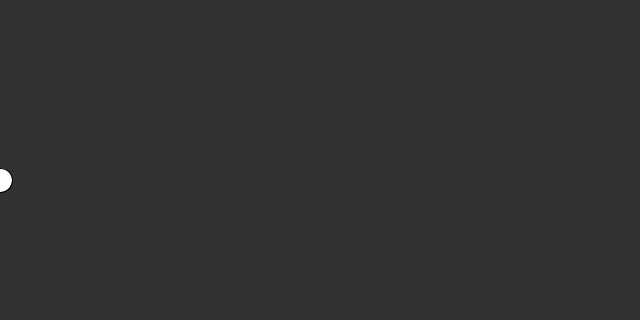
Frame 1 (no input)
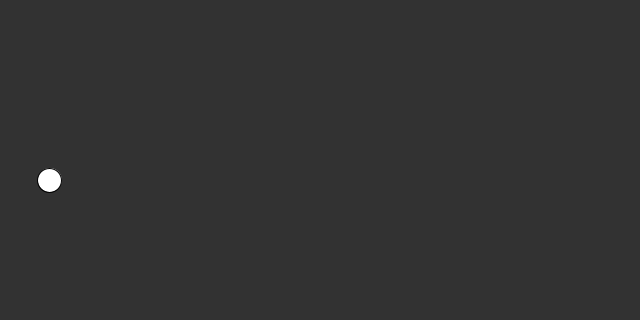
Frame 60 (the mouse pressed at the canvas centre just before this capture)
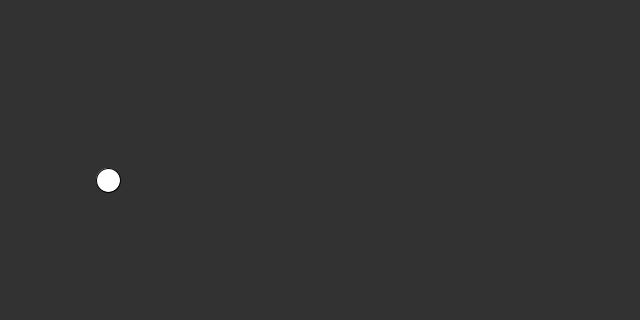
Frame 120 (the mouse held since frame 60 and released just before this capture)

The Processing sketch that drew these frames (run headless with seeded random() and noise(); from frame 60 on, the mouse is pressed at the canvas centre):

// Processing sketch: Processing_Tutorial_4_4_to_5_1
// ── Processing_Tutorial_4_4_to_5_1.pde
//4.4: Using println() - Processing Tutorial
float circleX = 0;
float circleRevX = 0;

void setup() {
  size(640, 320);
}

void draw() {
  background(50);
  fill(255);
  ellipse(circleX, 180, 24, 24);

//  circleX = circleX + random(-2, 0);
  circleX = circleX + random(0, 2);
  println("CircleX: " + circleX);
  
  if(circleX > 640){
    ellipse(circleRevX, 180, 24, 24);
    circleRevX = circleRevX + random(0, 2);
  }
}

//5.1: Boolean Expressions - Processing Tutorial

//float circleX = 0;

//void setup() {
//  size(640, 320);
//}

//void draw() {
//  background(50);
//  fill(255);
//  ellipse(circleX, 180, 24, 24);

//  circleX = circleX + 1;

//}

//void setup(){
//  size(640, 360);
//}

//void draw(){
//  background(50);
  
//  if (mouseX > 200){
//    background(255, 100, 0);
//  }
  
//  stroke(255);
//  line(200, 0, 200, height);
//}
